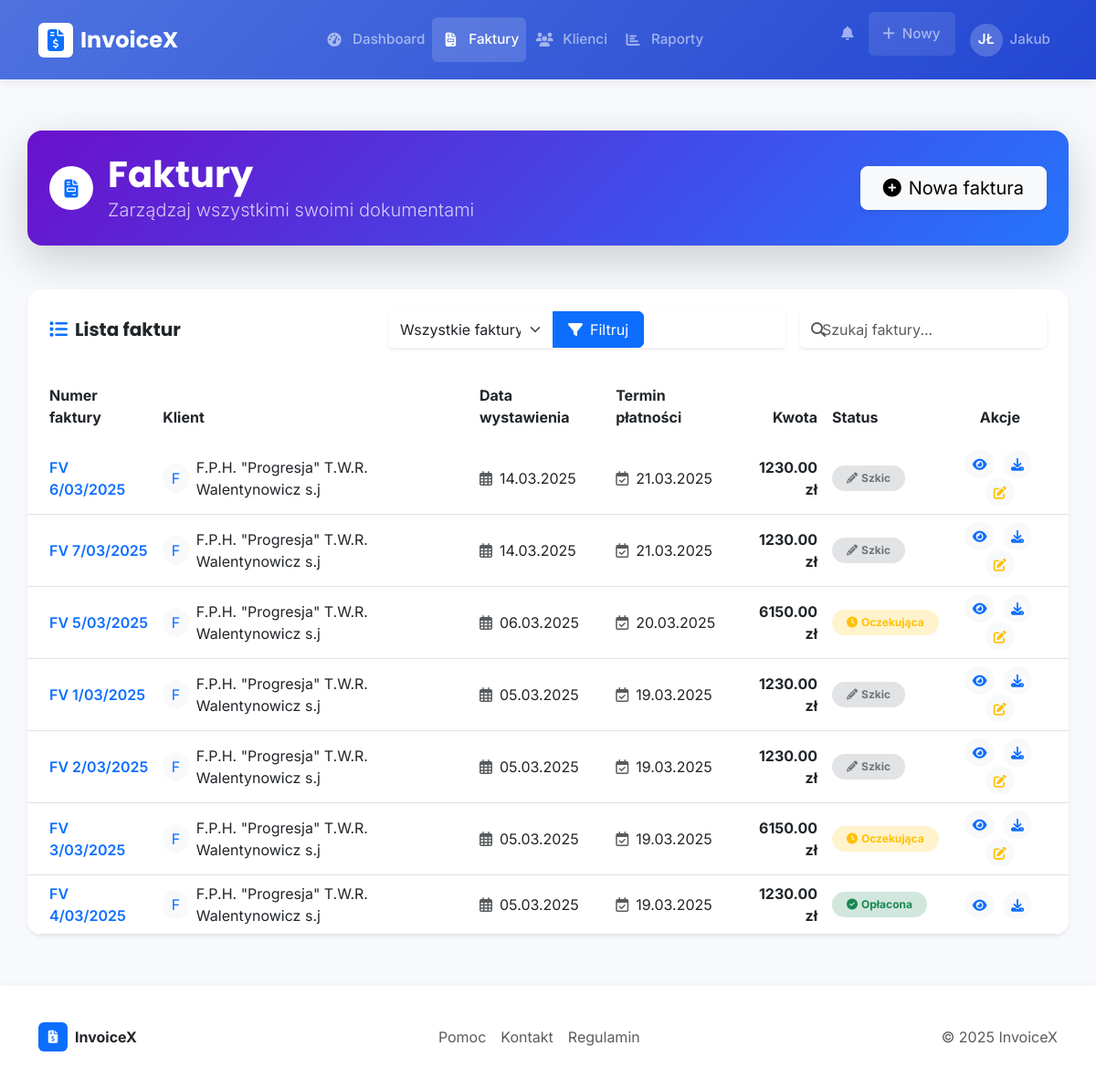
Page /invoices (signed in) on the earlier database version.
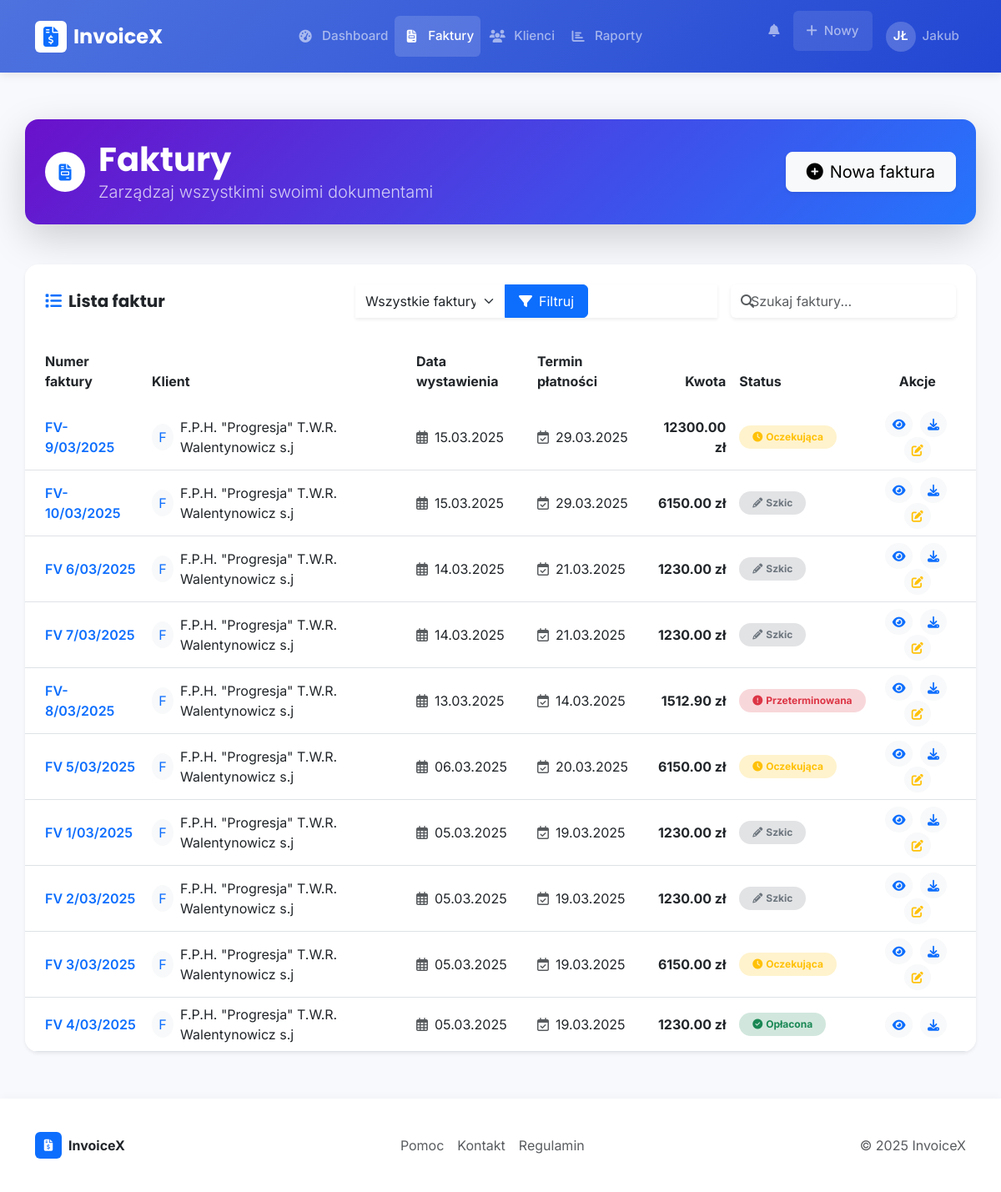
Same page on the later database version.
### app/models/invoice.py (models this page shows, shortened)
class Invoice(db.Model):
    __tablename__ = 'invoices'
    id = db.Column(db.Integer, primary_key=True)
    uuid = db.Column(db.String(36), unique=True, default=lambda: str(uuid.uuid4()))
    user_id = db.Column(db.Integer, db.ForeignKey('users.id'), nullable=False)
    client_id = db.Column(db.Integer, db.ForeignKey('clients.id'), nullable=False)
    invoice_number = db.Column(db.String(50), nullable=False, unique=True)
    issue_date = db.Column(db.Date, nullable=False, default=datetime.utcnow().date())
    sale_date = db.Column(db.Date, nullable=True)
    due_date = db.Column(db.Date, nullable=False, default=lambda: (datetime.utcnow() + timedelta(days=14)).date())
    bank_account = db.Column(db.String(100), nullable=True)
    status = db.Column(db.String(20), nullable=False, default=InvoiceStatus.DRAFT)
    payment_method = db.Column(db.String(20), default=PaymentMethod.BANK_TRANSFER)
    subtotal = db.Column(db.Numeric(10, 2), nullable=False, default=0)
    tax_rate = db.Column(db.Numeric(5, 2), default=0)  # Procent podatku
    tax_amount = db.Column(db.Numeric(10, 2), default=0)
    discount = db.Column(db.Numeric(10, 2), default=0)
    total = db.Column(db.Numeric(10, 2), nullable=False, default=0)
    notes = db.Column(db.Text)
    terms = db.Column(db.Text)
    payment_date = db.Column(db.Date)
    payment_id = db.Column(db.String(100))  # ID transakcji z systemu płatności
    created_at = db.Column(db.DateTime, default=datetime.utcnow)
    updated_at = db.Column(db.DateTime, default=datetime.utcnow, onupdate=datetime.utcnow)
    items = db.relationship('InvoiceItem', backref='invoice', lazy='dynamic',
                            cascade='all, delete-orphan')

### app/models/client.py (models this page shows, shortened)
class Client(db.Model):
    __tablename__ = 'clients'
    id = db.Column(db.Integer, primary_key=True)
    uuid = db.Column(db.String(36), unique=True, default=lambda: str(uuid.uuid4()))
    user_id = db.Column(db.Integer, db.ForeignKey('users.id'), nullable=False)
    name = db.Column(db.String(100), nullable=False)
    email = db.Column(db.String(120))
    company_name = db.Column(db.String(100))
    tax_id = db.Column(db.String(50))  # NIP
    address_line1 = db.Column(db.String(100))
    address_line2 = db.Column(db.String(100))
    city = db.Column(db.String(50))
    postal_code = db.Column(db.String(20))
    country = db.Column(db.String(50))
    phone = db.Column(db.String(20))
    notes = db.Column(db.Text)
    is_active = db.Column(db.Boolean, default=True)
    created_at = db.Column(db.DateTime, default=datetime.utcnow)
    updated_at = db.Column(db.DateTime, default=datetime.utcnow, onupdate=datetime.utcnow)
    invoices = db.relationship('Invoice', backref='client', lazy='dynamic', cascade='all, delete-orphan')

### app/routes/dashboard.py (the view)
@dashboard_bp.route('/invoices')
@login_required
def invoices():
    page = request.args.get('page', 1, type=int)
    status = request.args.get('status', 'all')
    query = Invoice.query.filter_by(user_id=current_user.id)
    if status != 'all' and status in InvoiceStatus.all():
        query = query.filter_by(status=status)
    query = query.order_by(Invoice.issue_date.desc())
    pagination = query.paginate(page=page, per_page=10, error_out=False)
    invoices = pagination.items
    status_choices = [('all', 'Wszystkie faktury')] + [(s, s.capitalize()) for s in InvoiceStatus.all()]
    return render_template('dashboard/invoices.html',
                          title='Faktury',
                          invoices=invoices,
                          pagination=pagination,
                          status=status,
                          status_choices=status_choices)

### app/models/invoice.py (called while the page is built)
    @classmethod
    def all(cls):
        return [cls.DRAFT, cls.PENDING, cls.PAID, cls.OVERDUE, cls.CANCELED]

### app/models/user.py (called while the page is built)
@login_manager.user_loader
def load_user(user_id):
    return User.query.get(user_id)

### app/templates/dashboard/invoices.html (shortened to what the changed rows need)
{% extends 'layout.html' %}
{% block content %}
<div class="position-relative overflow-hidden mb-5 p-4 rounded-4 text-white shadow-lg" style="background: linear-gradient(135deg, #6a11cb 0%, #2575fc 100%);">
    <div class="row align-items-center position-relative">
        <div class="col-lg-8">
            <div class="d-flex align-items-center">
                <div>
                    <h1 class="display-6 fw-bold mb-0">Faktury</h1>
                </div>
            </div>
        </div>
    </div>
</div>
<div class="card border-0 shadow-sm rounded-4 overflow-hidden mb-4">
    <div class="card-body p-0">
        {% if invoices %}
        <div class="table-responsive">
            <table class="table align-middle mb-0" id="invoices-table">
                <thead class="bg-light">
                    <tr>
                        <th class="border-0 ps-4 py-3">Numer faktury</th>
                        <th class="border-0 py-3">Klient</th>
                        <th class="border-0 py-3">Data wystawienia</th>
                        <th class="border-0 py-3">Termin płatności</th>
                        <th class="border-0 py-3 text-end">Kwota</th>
                        <th class="border-0 py-3">Status</th>
                        <th class="border-0 py-3 text-center pe-4">Akcje</th>
                    </tr>
                </thead>
                <tbody>
                    {% for invoice in invoices %}
                    <tr class="invoice-row">
                        <td class="ps-4">
                            <a href="{{ url_for('invoice.view', invoice_id=invoice.id) }}" class="fw-semibold text-decoration-none text-primary">
                                {{ invoice.invoice_number }}
                            </a>
                        </td>
                        <td>
                            <div class="d-flex align-items-center">
                                <div class="avatar-circle bg-light text-primary me-2 d-flex align-items-center justify-content-center" style="width: 32px; height: 32px; border-radius: 50%;">
                                    {{ invoice.client.name[:1] }}
                                </div>
                                <span>{{ invoice.client.name }}</span>
                            </div>
                        </td>
                        <td>
                            <div class="d-flex align-items-center">
                                <i class="far fa-calendar-alt text-muted me-2"></i>
                                {{ invoice.issue_date.strftime('%d.%m.%Y') }}
                            </div>
                        </td>
                        <td>
                            <div class="d-flex align-items-center">
                                <i class="far fa-calendar-check text-muted me-2"></i>
                                {{ invoice.due_date.strftime('%d.%m.%Y') }}
                            </div>
                        </td>
                        <td class="text-end fw-bold">{{ "%.2f"|format(invoice.total) }} zł</td>
                        <td>
                            {% if invoice.status == 'paid' %}
                            <span class="badge rounded-pill bg-success-subtle text-success px-3 py-2">
                                <i class="fas fa-check-circle me-1"></i>Opłacona
                            </span>
                            {% elif invoice.status == 'pending' %}
                            <span class="badge rounded-pill bg-warning-subtle text-warning px-3 py-2">
                                <i class="fas fa-clock me-1"></i>Oczekująca
                            </span>
                            {% elif invoice.status == 'overdue' %}
                            <span class="badge rounded-pill bg-danger-subtle text-danger px-3 py-2">
                                <i class="fas fa-exclamation-circle me-1"></i>Przeterminowana
                            </span>
                            {% elif invoice.status == 'draft' %}
                            <span class="badge rounded-pill bg-secondary-subtle text-secondary px-3 py-2">
                                <i class="fas fa-pencil-alt me-1"></i>Szkic
                            </span>
                            {% elif invoice.status == 'canceled' %}
                            <span class="badge rounded-pill bg-dark-subtle text-dark px-3 py-2">
                                <i class="fas fa-ban me-1"></i>Anulowana
                            </span>
                            {% endif %}
                        </td>
                        <td class="text-center pe-4">
                            <div class="action-buttons">
                                <a href="{{ url_for('invoice.view', invoice_id=invoice.id) }}" class="btn btn-sm btn-light rounded-circle me-1" title="Podgląd">
                                    <i class="fas fa-eye text-primary"></i>
                                </a>
                                <a href="{{ url_for('invoice.download', invoice_id=invoice.id) }}" class="btn btn-sm btn-light rounded-circle me-1" title="Pobierz">
                                    <i class="fas fa-download text-primary"></i>
                                </a>
                                {% if invoice.status != 'paid' and invoice.status != 'canceled' %}
                                <a href="{{ url_for('invoice.edit', invoice_id=invoice.id) }}" class="btn btn-sm btn-light rounded-circle" title="Edytuj">
                                    <i class="fas fa-edit text-warning"></i>
                                </a>
                                {% endif %}
                            </div>
                        </td>
                    </tr>
                    {% endfor %}
                </tbody>
            </table>
        </div>
        {% endif %}
    </div>
</div>
{% endblock %}

Differences in the rows shown:
added Invoice: invoice_number "FV- 9/03/2025", client "F", client.name "F.P.H. \"Progresja\" T.W.R. Walentynowicz s.j", issue_date "15.03.2025", due_date "29.03.2025", total "12300.00", status "pending" (drawn)
added Invoice: invoice_number "FV- 10/03/2025", client "F", client.name "F.P.H. \"Progresja\" T.W.R. Walentynowicz s.j", issue_date "15.03.2025", due_date "29.03.2025", total "6150.00", status "draft" (drawn)
added Invoice: invoice_number "FV- 8/03/2025", client "F", client.name "F.P.H. \"Progresja\" T.W.R. Walentynowicz s.j", issue_date "13.03.2025", due_date "14.03.2025", total "1512.90", status "overdue" (drawn)
